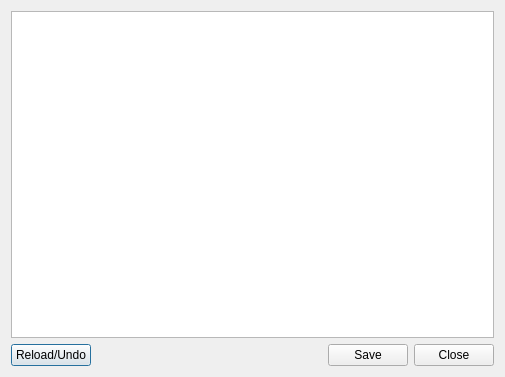
<?xml version="1.0" encoding="UTF-8"?>
<ui version="4.0">
 <class>Preferences</class>
 <widget class="QDialog" name="Preferences">
  <property name="geometry">
   <rect>
    <x>0</x>
    <y>0</y>
    <width>505</width>
    <height>377</height>
   </rect>
  </property>
  <property name="windowTitle">
   <string>UserPKG Preferences</string>
  </property>
  <property name="windowIcon">
   <iconset resource="../res/files.qrc">
    <normaloff>:/files/tray.png</normaloff>:/files/tray.png</iconset>
  </property>
  <layout class="QVBoxLayout" name="verticalLayout">
   <item>
    <widget class="QPlainTextEdit" name="conf">
     <property name="lineWrapMode">
      <enum>QPlainTextEdit::NoWrap</enum>
     </property>
    </widget>
   </item>
   <item>
    <layout class="QHBoxLayout" name="horizontalLayout">
     <item>
      <widget class="QPushButton" name="read">
       <property name="text">
        <string>Reload/Undo</string>
       </property>
      </widget>
     </item>
     <item>
      <spacer name="horizontalSpacer">
       <property name="orientation">
        <enum>Qt::Horizontal</enum>
       </property>
       <property name="sizeHint" stdset="0">
        <size>
         <width>40</width>
         <height>20</height>
        </size>
       </property>
      </spacer>
     </item>
     <item>
      <widget class="QPushButton" name="save">
       <property name="text">
        <string>Save</string>
       </property>
      </widget>
     </item>
     <item>
      <widget class="QPushButton" name="close">
       <property name="text">
        <string>Close</string>
       </property>
      </widget>
     </item>
    </layout>
   </item>
  </layout>
 </widget>
 <resources>
  <include location="../res/files.qrc"/>
 </resources>
 <connections/>
</ui>
